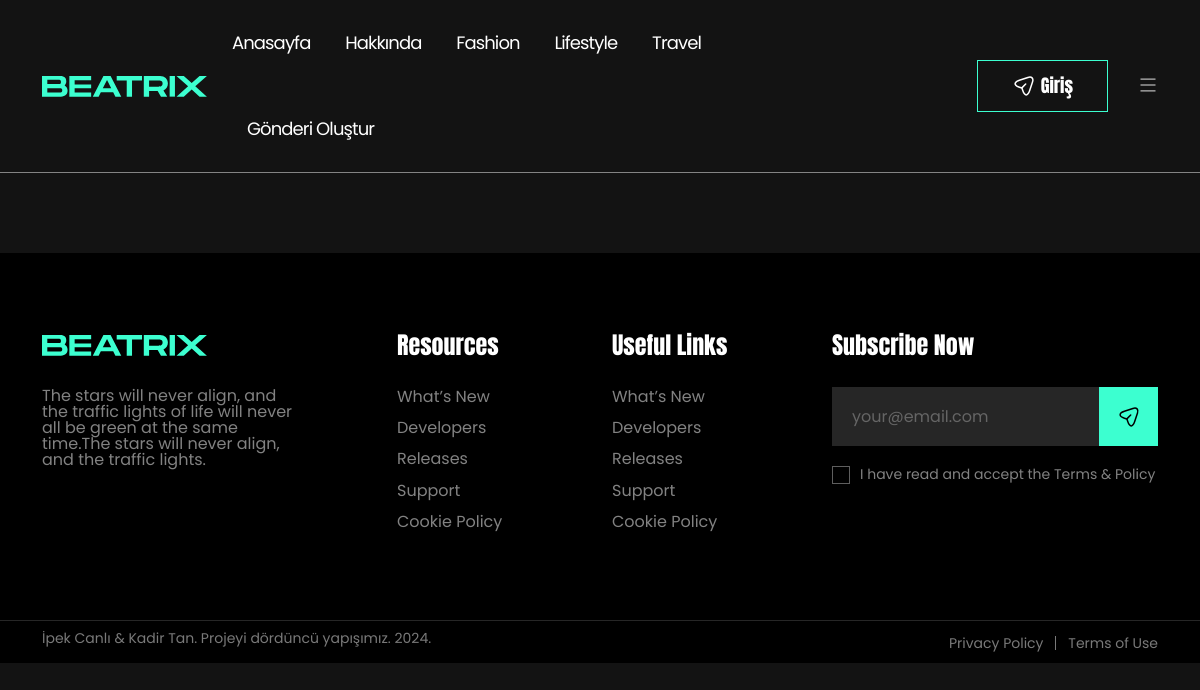
Page /travel/ on the earlier database version.
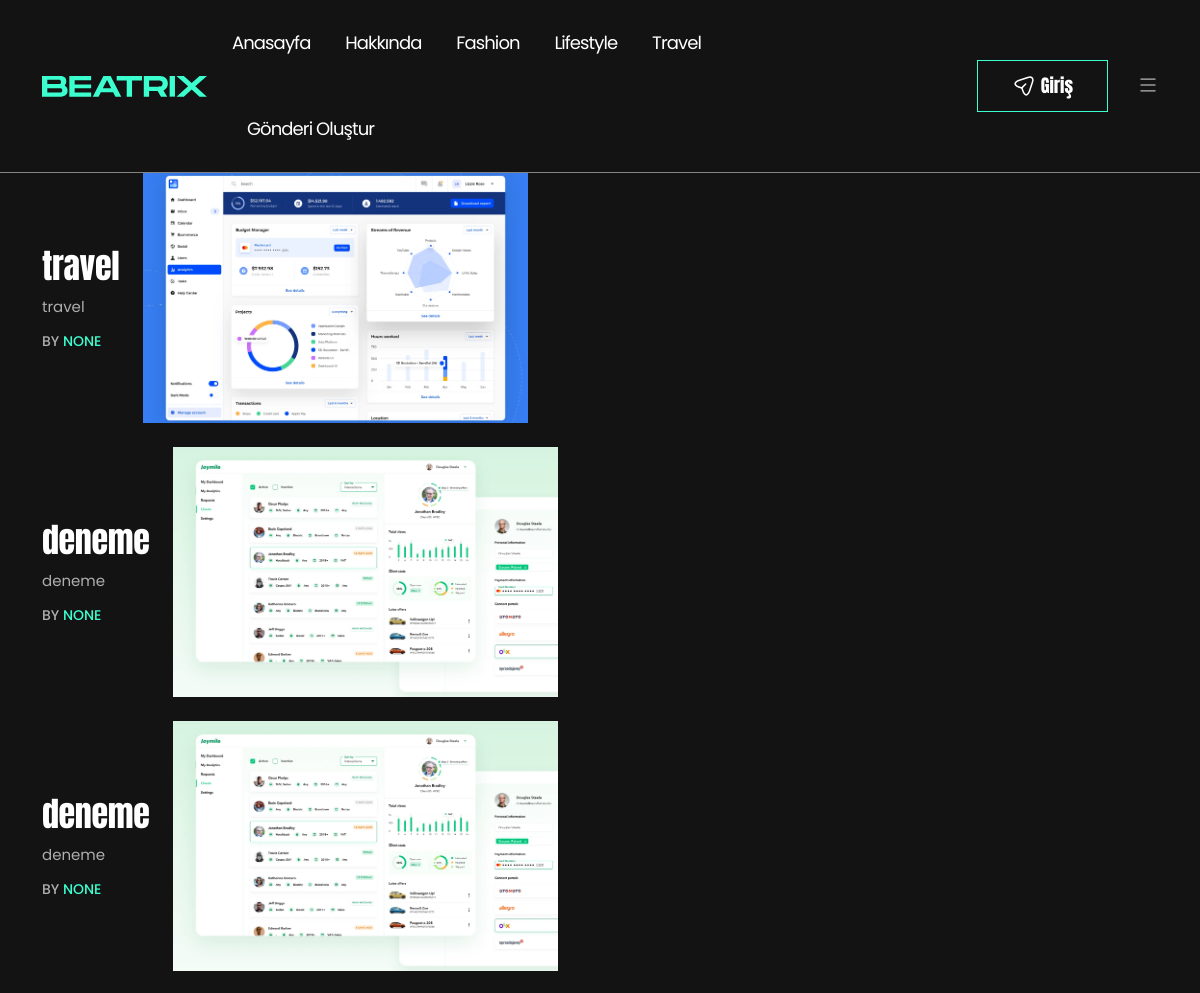
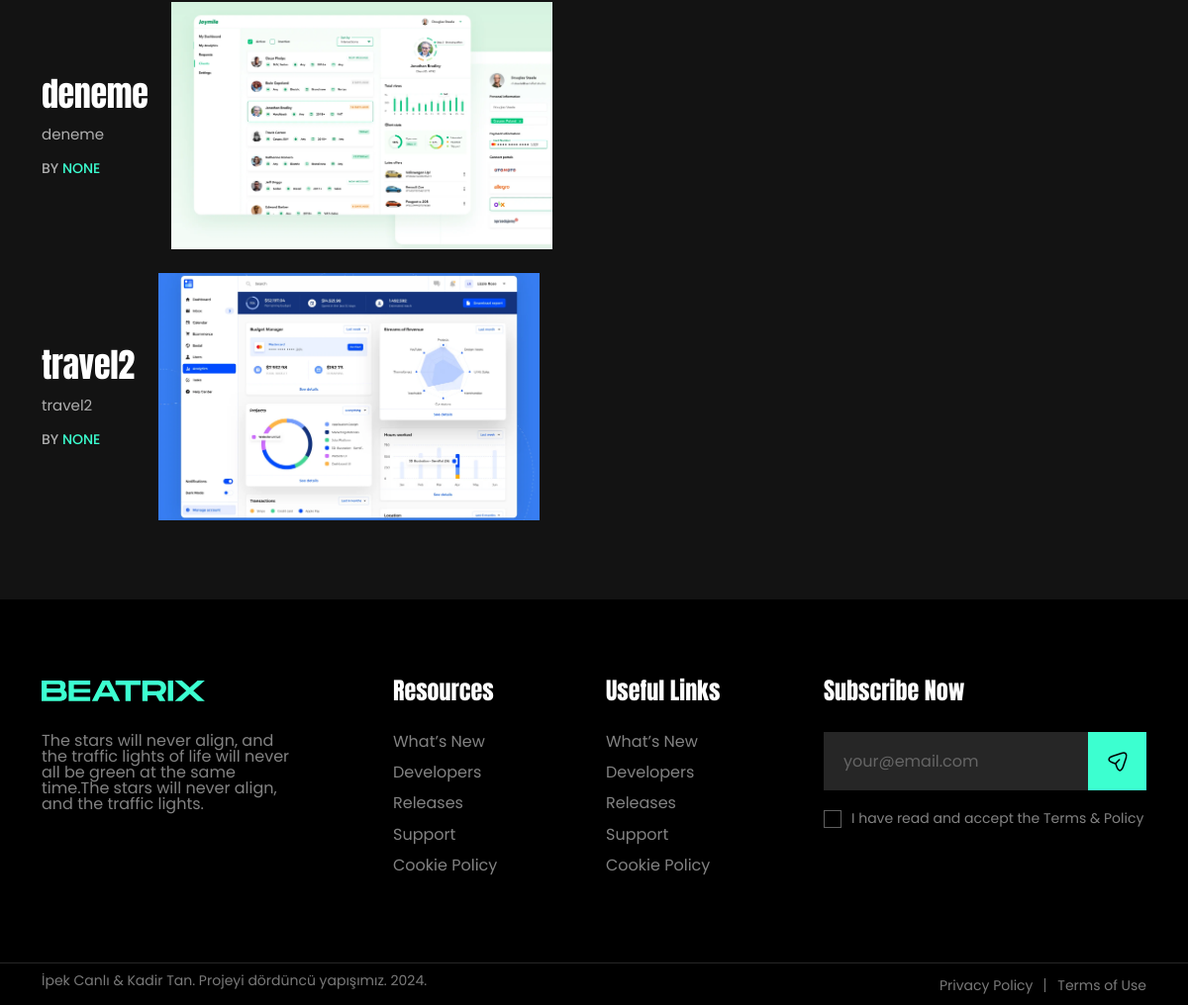
Same page on the later database version (2 pictures, top to bottom).
### Writer/models.py (models this page shows, shortened)
class Post(models.Model):
    title = models.CharField(max_length=200)
    user = models.ForeignKey(User, on_delete=models.CASCADE, null=True, blank=True)
    writer = models.ForeignKey(Writer, verbose_name="Yazar", on_delete=models.CASCADE, related_name='posts', null=True, blank=True)
    category = models.ForeignKey(Category, on_delete=models.CASCADE, null=True, blank=True)
    content = RichTextField()
    is_published = models.BooleanField(default=False)
    live_date = models.DateTimeField(default=timezone.now)
    created_date = models.DateTimeField(auto_now_add=True)
    updated_date = models.DateTimeField(auto_now=True)
    image = models.ImageField(upload_to='images/', null=True, blank=True)
    is_delete = models.BooleanField(verbose_name=('Silindi?'), default=False)
    delete_date = models.DateTimeField(verbose_name=('Silinme Tarihi'), blank=True, null=True)

### Main/views.py (the view)
# urls.py: path('travel/', travel, name='travel'),
def travel(request):
    travel_posts = Post.objects.filter(category__name='Travel')
    return render(request, 'Main/travel.html', {'travels': travel_posts})

### Main/templates/Main/travel.html (shortened to what this page needs)
{% extends 'Main/base.html' %}
{% load static %}
{% block content %}
  <div class="theme-blog-page-area mb-80">
    <div class="container">
      <div class="row">
        <div class="col-lg-8">
          <div class="row">
            <div class="col-lg-12">
              {% for travel in travels %}
                <article class="post-block-style-wrapper post-block-template-four">
                  <div class="post-block-style-inner post-block-list-style-inner">
                    <div class="post-block-content-wrap">
                      <div class="post-item-title">
                        <h2 class="post-title"><a href="{% url 'travel-detail' travel.id %}">{{ travel.title }}</a></h2>
                      </div>
                      <div class="post-excerpt-box">
                        <p>{{ travel.content|safe|truncatewords:30 }}</p>
                      </div>
                      <div class="post-bottom-meta-list">
                        <div class="post-meta-author-box">
                          By <a href="javascript:void(0)">{{ travel.user }}</a>
                        </div>
                      </div>
                    </div>
                    {% if travel.image %}
                      <div class="post-block-media-wrap">
                        <a href="{% url 'travel-detail' travel.id %}"><img src="{{ travel.image.url }}" alt="{{ travel.title }}" /></a>
                      </div>
                    {% endif %}
                  </div>
                </article>
              {% endfor %}
            </div>
          </div>
        </div>
        <div class="col-lg-4"></div>
      </div>
    </div>
  </div>
{% endblock %}

### Main/templates/Main/base.html (shortened to what this page needs)
{% load static %}
<!DOCTYPE html>
<html class="no-js" lang="en">
  <head>
    <link rel="stylesheet" href="{% static 'assets/css/vendor/bootstrap.min.css' %}" />
    <link rel="stylesheet" href="{% static 'assets/css/vendor/font-awesome.css' %}" />
    <link rel="stylesheet" href="{% static 'assets/css/vendor/icon-font.css' %}" />
    <link rel="stylesheet" href="{% static 'assets/css/vendor/remixicon.css' %}" />
    <link rel="stylesheet" href="{% static 'assets/css/app.css' %}" />
    <link rel="stylesheet" href="{% static 'assets/css/responsive.css' %}" />
  </head>
  <body>
    <div id="main-wrapper" class="main-wrapper">
      <header id="theme-header-one" class="theme-header-main header-style-one">
        <div class="theme-header-area">
          <div class="container">
            <div class="row align-items-center">
              <div class="col-lg-2">
                <div class="logo theme-logo">
                  <a href="{% url 'index' %}"><img src="{% static 'assets/media/logo.svg' %}" alt="Logo" /></a>
                </div>
              </div>
              <div class="col-lg-6">
                <div class="nav-menu-wrapper">
                  <div class="mainmenu">
                    <nav class="nav-main-wrap">
                      <ul class="theme-navigation-wrap theme-main-menu">
                        <li>
                          <a href="{% url 'index' %}">Anasayfa</a>
                        </li>
                        <li class="has-children">
                          <a href="{% url 'post-single' %}">Hakkında</a>
                        </li>
                        <li>
                          <a href="{% url 'fashion' %}">Fashion</a>
                        </li>
                        <li>
                          <a href="{% url 'lifestyle' %}">Lifestyle</a>
                        </li>
                        <li>
                          <a href="{% url 'travel' %}">Travel</a>
                        </li>
                        <li>
                          <a href="{% url 'create_post' %}">Gönderi Oluştur</a>
                        </li>
                      </ul>
                    </nav>
                  </div>
                </div>
              </div>
              <div class="col-lg-4">
                <div class="header-right-wrapper">
                  <div class="header_search_wrap">
                    <div class="search-icon theme-search-custom-iconn">
                      <i class="icofont-search-1"></i>
                    </div>
                  </div>
                  <div class="header-subscribe">
                    <a href="{% url 'login' %}" class="subscribe-btn">Giriş</a>
                  </div>
                  <div class="header-burger-menu">
                    <div class="burger-nav-bar">
                      <a class="tp-header__bars tp-menu-bar" href="javascript:void(0)"><i class="ri-menu-fill"></i></a>
                    </div>
                  </div>
                </div>
              </div>
            </div>
          </div>
        </div>
      </header>
      {% block content %}
      {% endblock %}
      <footer class="theme-footer-area">
        <div class="footer-top pt-80 pb-70">
          <div class="container">
            <div class="row">
              <div class="col-lg-3">
                <div class="footer-widget widget">
                  <div class="footer-logo">
                    <a href="index.html"><img src="{% static 'assets/media/logo.svg' %}" alt="Logo" /></a>
                  </div>
                  <p>The stars will never align, and the traffic lights of life will never all be green at the same time.The stars will never align, and the traffic lights.</p>
                  <div class="footer-social">
                    <a href="#"><i class="icofont-facebook"></i></a>
                    <a href="#"><i class="icofont-twitter"></i></a>
                    <a href="#"><i class="icofont-instagram"></i></a>
                    <a href="#"><i class="icofont-linkedin"></i></a>
                  </div>
                </div>
              </div>
              <div class="col-lg-3">
                <div class="footer-widget widget widget-nav-menu ml-70">
                  <h4 class="widget-title">Resources</h4>
                  <ul class="menu">
                    <li>
                      <a href="javascript:void(0)">What’s New</a>
                    </li>
                    <li>
                      <a href="javascript:void(0)">Developers</a>
                    </li>
                    <li>
                      <a href="javascript:void(0)">Releases</a>
                    </li>
                    <li>
                      <a href="javascript:void(0)">Support</a>
                    </li>
                    <li>
                      <a href="javascript:void(0)">Cookie Policy</a>
                    </li>
                  </ul>
                </div>
              </div>
              <div class="col-lg-2">
                <div class="footer-widget widget widget-nav-menu">
                  <h4 class="widget-title">Useful Links</h4>
                  <ul class="menu">
                    <li>
                      <a href="javascript:void(0)">What’s New</a>
                    </li>
                    <li>
                      <a href="javascript:void(0)">Developers</a>
                    </li>
                    <li>
                      <a href="javascript:void(0)">Releases</a>
                    </li>
                    <li>
                      <a href="javascript:void(0)">Support</a>
                    </li>
                    <li>
                      <a href="javascript:void(0)">Cookie Policy</a>
                    </li>
                  </ul>
                </div>
              </div>
              <div class="col-lg-4">
                <div class="footer-widget widget widget-newsletter ml-30">
                  <h4 class="widget-title">Subscribe Now</h4>
                  <div class="footer-newsletter-wrapper">
                    <form action="newsletter.php" method="post">
                      <input type="email" placeholder="your@email.com" name="email" id="footer-email" />
                      <input type="submit" value id="footer-submit" />
                      <label class="custom-label">
                        I have read and accept the Terms & Policy<input type="checkbox" />
                        <span class="checkmark"></span>
                      </label>
                    </form>
                  </div>
                </div>
              </div>
            </div>
          </div>
        </div>
        <div class="footer-divider"></div>
        <div class="footer-bottom">
          <div class="container">
            <div class="row">
              <div class="col-lg-6">
                <div class="copyright-text">
                  <p>İpek Canlı & Kadir Tan. Projeyi dördüncü yapışımız. 2024.</p>
                </div>
              </div>
              <div class="col-lg-6">
                <div class="footer-menu">
                  <ul class="footer-nav">
                    <li>
                      <a href="javascript:void(0)">Privacy Policy</a>
                    </li>
                    <li>
                      <a href="javascript:void(0)">Terms of Use</a>
                    </li>
                  </ul>
                </div>
              </div>
            </div>
          </div>
        </div>
      </footer>
    </div>
  </body>
</html>

### Writer/static/assets/css/responsive.css (style rules this page uses)
@media (min-width: 1200px) and (max-width: 1399px) { .post-block-style-wrapper .post-block-content-wrap .post-excerpt-box p { font-size: 15px; } }

Differences in the rows shown:
now on this page (row edited): Post: title "travel", content "travel", user "NONE", image (picture)
added Post: title "deneme", content "deneme", user "NONE", image (picture)
added Post: title "deneme", content "deneme", user "NONE", image (picture)
added Post: title "deneme", content "deneme", user "NONE", image (picture)
added Post: title "travel2", content "travel2", user "NONE", image (picture)
